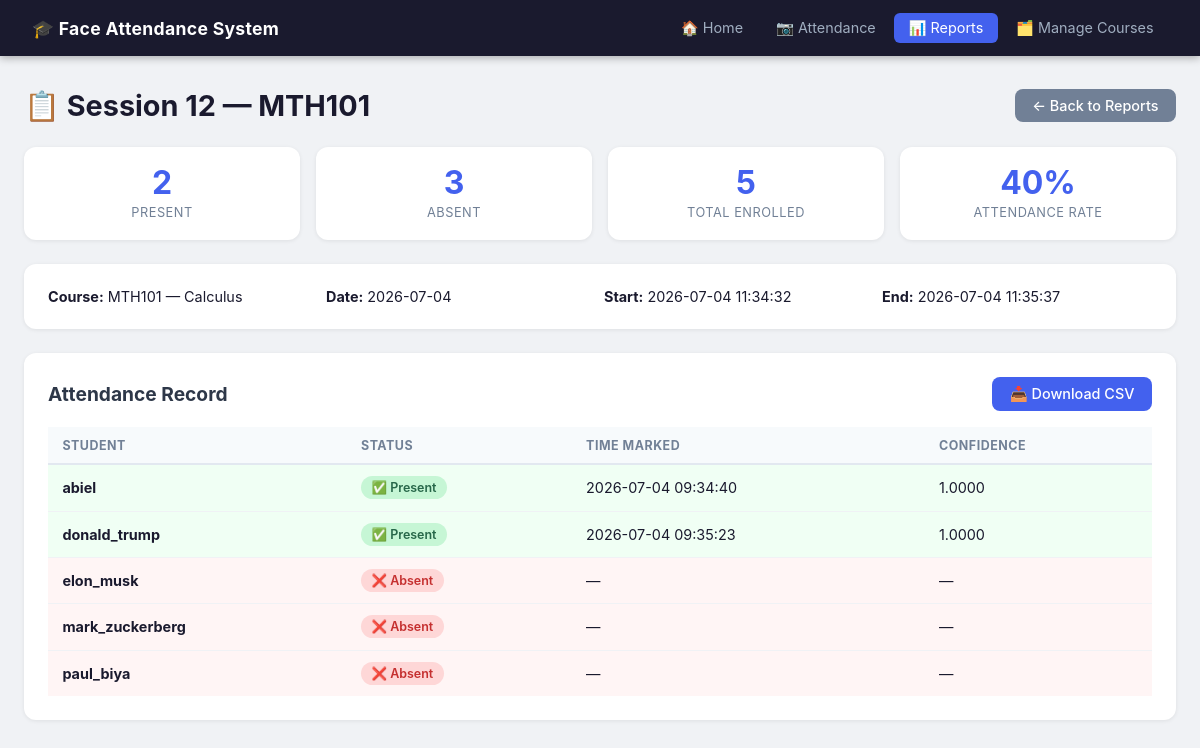
Screenshot of /reports/12 with the database file from the repository.
### tables this page shows
CREATE TABLE courses (
    course_id     INTEGER PRIMARY KEY AUTOINCREMENT,
    course_code   TEXT NOT NULL UNIQUE,       -- e.g. "CSC301"
    course_name   TEXT NOT NULL               -- e.g. "Computer Vision"
);

CREATE TABLE students (
    student_id      INTEGER PRIMARY KEY AUTOINCREMENT,
    student_name    TEXT NOT NULL UNIQUE,     -- matches dataset folder name
    face_encoding   BLOB NOT NULL,            -- pickled 128-d numpy vector
    date_registered TEXT DEFAULT (datetime('now'))
);

CREATE TABLE attendance (
    attendance_id   INTEGER PRIMARY KEY AUTOINCREMENT,
    session_id      INTEGER NOT NULL,
    student_id      INTEGER NOT NULL,
    timestamp_marked TEXT NOT NULL DEFAULT (datetime('now')),
    confidence      REAL,                     -- classifier confidence/probability
    FOREIGN KEY (session_id) REFERENCES sessions(session_id) ON DELETE CASCADE,
    FOREIGN KEY (student_id) REFERENCES students(student_id) ON DELETE CASCADE,
    UNIQUE (session_id, student_id)            -- duplicate-attendance prevention
);

### app/flask_app.py (the view)
@app.route("/reports/<int:session_id>")
def report_detail(session_id):
    session = db.get_session(session_id)
    if session is None:
        flash("Session not found.", "error")
        return redirect(url_for("reports"))
    course = db.get_course_by_code(session["course_code"])
    enrolled = db.get_enrolled_students(course["course_id"])
    present_records = {
        r["student_id"]: r
        for r in db.get_attendance_for_session(session_id)
    }
    rows = []
    for student in enrolled:
        record = present_records.get(student["student_id"])
        rows.append({
            "student_name": student["student_name"],
            "status": "Present" if record else "Absent",
            "timestamp": record["timestamp_marked"] if record else "—",
            "confidence": f"{record['confidence']:.4f}"
            if record and record["confidence"] else "—",
        })
    present_count = sum(1 for r in rows if r["status"] == "Present")
    return render_template(
        "report_detail.html",
        session=session,
        rows=rows,
        present_count=present_count,
        total=len(rows),
    )

### app/db_handler.py (called while the page is built)
def get_connection():
    if not DB_PATH.exists():
        raise FileNotFoundError(
            f"Database not found at {DB_PATH}. Run database/init_db.py first."
        )
    conn = sqlite3.connect(DB_PATH)
    conn.execute("PRAGMA foreign_keys = ON;")
    return conn

def get_course_by_code(course_code: str):
    conn = get_connection()
    try:
        cursor = conn.cursor()
        cursor.execute(
            "SELECT course_id, course_code, course_name FROM courses WHERE course_code = ?",
            (course_code,),
        )
        row = cursor.fetchone()
        if row is None:
            return None
        return {"course_id": row[0], "course_code": row[1], "course_name": row[2]}
    finally:
        conn.close()

def get_enrolled_students(course_id: int):
    conn = get_connection()
    try:
        cursor = conn.cursor()
        cursor.execute(
            """
            SELECT s.student_id, s.student_name
            FROM enrollments e
            JOIN students s ON e.student_id = s.student_id
            WHERE e.course_id = ?
            ORDER BY s.student_name
            """,
            (course_id,),
        )
        rows = cursor.fetchall()
        return [{"student_id": r[0], "student_name": r[1]} for r in rows]
    finally:
        conn.close()

def get_session(session_id: int):
    conn = get_connection()
    try:
        cursor = conn.cursor()
        cursor.execute(
            """
            SELECT s.session_id, s.course_id, c.course_code, c.course_name,
                   s.session_date, s.start_time, s.end_time
            FROM sessions s
            JOIN courses c ON s.course_id = c.course_id
            WHERE s.session_id = ?
            """,
            (session_id,),
        )
        row = cursor.fetchone()
        if row is None:
            return None
        return {
            "session_id": row[0], "course_id": row[1], "course_code": row[2],
            "course_name": row[3], "session_date": row[4],
            "start_time": row[5], "end_time": row[6],
        }
    finally:
        conn.close()

### app/templates/report_detail.html (shortened to what this page needs)
{% extends "base.html" %}
{% block content %}
<div class="page-header">
    <h1>📋 Session {{ session.session_id }} — {{ session.course_code }}</h1>
    <a href="{{ url_for('reports') }}" class="btn btn-secondary">← Back to Reports</a>
</div>
<div class="metrics-row">
    <div class="metric-card">
        <div class="metric-value">{{ present_count }}</div>
        <div class="metric-label">Present</div>
    </div>
    <div class="metric-card">
        <div class="metric-value">{{ total - present_count }}</div>
        <div class="metric-label">Absent</div>
    </div>
    <div class="metric-card">
        <div class="metric-value">{{ total }}</div>
        <div class="metric-label">Total Enrolled</div>
    </div>
    <div class="metric-card">
        <div class="metric-value">
            {% if total > 0 %}
                {{ "%.0f"|format(present_count / total * 100) }}%
            {% else %}
                —
            {% endif %}
        </div>
        <div class="metric-label">Attendance Rate</div>
    </div>
</div>
<div class="card">
    <div class="detail-grid">
        <div><strong>Course:</strong> {{ session.course_code }} — {{ session.course_name }}</div>
        <div><strong>Date:</strong> {{ session.session_date }}</div>
        <div><strong>Start:</strong> {{ session.start_time or '—' }}</div>
        <div><strong>End:</strong> {{ session.end_time or 'In progress' }}</div>
    </div>
</div>
<div class="card">
    <div class="card-header-row">
        <h2>Attendance Record</h2>
        <a href="{{ url_for('download_report', session_id=session.session_id) }}"
           class="btn btn-primary">
            📥 Download CSV
        </a>
    </div>
    <table class="table">
        <thead>
            <tr>
                <th>Student</th>
                <th>Status</th>
                <th>Time Marked</th>
                <th>Confidence</th>
            </tr>
        </thead>
        <tbody>
            {% for row in rows %}
            <tr class="{% if row.status == 'Present' %}row-present{% else %}row-absent{% endif %}">
                <td><strong>{{ row.student_name }}</strong></td>
                <td>
                    {% if row.status == 'Present' %}
                        <span class="badge badge-success">✅ Present</span>
                    {% else %}
                        <span class="badge badge-danger">❌ Absent</span>
                    {% endif %}
                </td>
                <td>{{ row.timestamp }}</td>
                <td>{{ row.confidence }}</td>
            </tr>
            {% endfor %}
        </tbody>
    </table>
</div>
{% endblock %}

### app/static/style.css (style rules this page uses)
*, *::before, *::after { box-sizing: border-box; margin: 0; padding: 0; }
body { font-family: -apple-system, BlinkMacSystemFont, "Segoe UI", Roboto, sans-serif; background: #f0f2f5; color: #1a1a2e; min-height: 100vh; }
a { color: #4361ee; text-decoration: none; }
h1 { font-size: 1.8rem; margin-bottom: 1.5rem; color: #1a1a2e; }
h2 { font-size: 1.2rem; margin-bottom: 1rem; color: #2d3748; }
.card { background: #fff; border-radius: 12px; padding: 1.5rem; margin-bottom: 1.5rem; box-shadow: 0 1px 4px rgba(0,0,0,0.08); }
.card-header-row { display: flex; justify-content: space-between; align-items: center; margin-bottom: 1rem; }
.card-header-row h2 { margin-bottom: 0; }
.metrics-row { display: grid; grid-template-columns: repeat(auto-fit, minmax(160px, 1fr)); gap: 1rem; margin-bottom: 1.5rem; }
.metric-card { background: #fff; border-radius: 12px; padding: 1.25rem 1rem; text-align: center; box-shadow: 0 1px 4px rgba(0,0,0,0.08); }
.metric-value { font-size: 2rem; font-weight: 700; color: #4361ee; line-height: 1; }
.metric-label { font-size: 0.8rem; color: #718096; margin-top: 0.4rem; text-transform: uppercase; letter-spacing: 0.5px; }
.btn { display: inline-flex; align-items: center; gap: 0.4rem; padding: 0.5rem 1.1rem; border-radius: 8px; border: none; font-size: 0.9rem; font-weight: 500; cursor: pointer; transition: opacity 0.15s, transform 0.1s; text-decoration: none; }
.btn-primary { background: #4361ee; color: #fff; }
.btn-secondary { background: #718096; color: #fff; }
.table { width: 100%; border-collapse: collapse; font-size: 0.9rem; }
.table th { background: #f7fafc; padding: 0.65rem 0.9rem; text-align: left; font-size: 0.78rem; text-transform: uppercase; letter-spacing: 0.5px; color: #718096; border-bottom: 2px solid #e2e8f0; }
.table td { padding: 0.7rem 0.9rem; border-bottom: 1px solid #f0f2f5; vertical-align: middle; }
.table tr:last-child td { border-bottom: none; }
.row-present { background: #f0fff4; }
.row-absent { background: #fff5f5; }
.badge { display: inline-block; padding: 0.25rem 0.65rem; border-radius: 99px; font-size: 0.78rem; font-weight: 600; }
.badge-success { background: #c6f6d5; color: #276749; }
.badge-danger { background: #fed7d7; color: #c53030; }
.detail-grid { display: grid; grid-template-columns: repeat(auto-fill, minmax(220px, 1fr)); gap: 0.5rem; font-size: 0.9rem; }
.page-header { display: flex; justify-content: space-between; align-items: center; margin-bottom: 1.5rem; }
.page-header h1 { margin-bottom: 0; }

### rows the page displays
courses: course_code "MTH101", course_name "Calculus"
students: student_name "abiel"
attendance: timestamp "2026-07-04 09:34:40"
students: student_name "donald_trump"
attendance: timestamp "2026-07-04 09:35:23"
students: student_name "elon_musk", shows "❌ Absent", timestamp "—", confidence "—"
students: student_name "mark_zuckerberg", shows "❌ Absent", timestamp "—", confidence "—"
students: student_name "paul_biya", shows "❌ Absent", timestamp "—", confidence "—"

### other values shown
{{ session.session_id }} "12"
{{ present_count }} "2"
{{ total - present_count }} "3"
{{ total }} "5"
{{ "%.0f"|format(present_count / total * 100) }} "40"
{{ session.session_date }} "2026-07-04"
{{ session.start_time or '—' }} "2026-07-04 11:34:32"
{{ session.end_time or 'In progress' }} "2026-07-04 11:35:37"
{{ row.confidence }} "1.0000" "1.0000"
